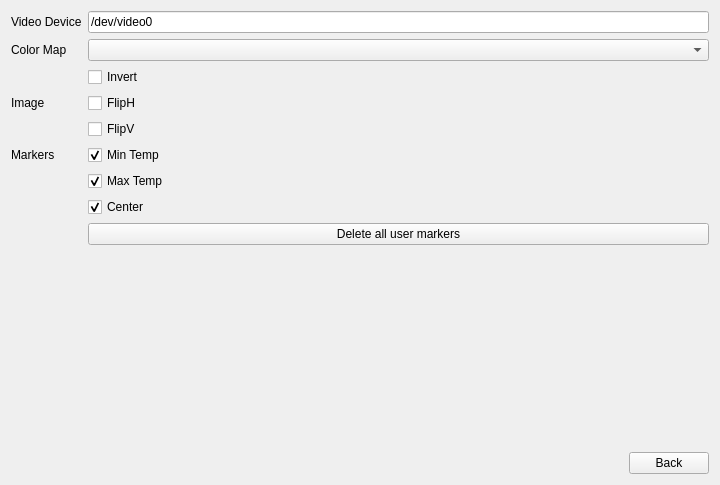
<?xml version="1.0" encoding="UTF-8"?>
<ui version="4.0">
 <class>SettingsWidget</class>
 <widget class="QWidget" name="SettingsWidget">
  <property name="geometry">
   <rect>
    <x>0</x>
    <y>0</y>
    <width>720</width>
    <height>485</height>
   </rect>
  </property>
  <property name="windowTitle">
   <string>Form</string>
  </property>
  <layout class="QVBoxLayout" name="verticalLayout">
   <item>
    <layout class="QGridLayout" name="gridLayout">
     <item row="7" column="1">
      <widget class="QCheckBox" name="enableCenterTemp">
       <property name="text">
        <string>Center</string>
       </property>
       <property name="checked">
        <bool>true</bool>
       </property>
      </widget>
     </item>
     <item row="1" column="1">
      <widget class="QComboBox" name="colormap"/>
     </item>
     <item row="0" column="1">
      <widget class="QLineEdit" name="videoDev">
       <property name="text">
        <string>/dev/video0</string>
       </property>
      </widget>
     </item>
     <item row="5" column="0">
      <widget class="QLabel" name="label_4">
       <property name="text">
        <string>Markers</string>
       </property>
      </widget>
     </item>
     <item row="0" column="0">
      <widget class="QLabel" name="label">
       <property name="text">
        <string>Video Device</string>
       </property>
      </widget>
     </item>
     <item row="3" column="1">
      <widget class="QCheckBox" name="flipH">
       <property name="text">
        <string>FlipH</string>
       </property>
      </widget>
     </item>
     <item row="6" column="1">
      <widget class="QCheckBox" name="enableMaxTemp">
       <property name="text">
        <string>Max Temp</string>
       </property>
       <property name="checked">
        <bool>true</bool>
       </property>
      </widget>
     </item>
     <item row="5" column="1">
      <widget class="QCheckBox" name="enableMinTemp">
       <property name="text">
        <string>Min Temp</string>
       </property>
       <property name="checked">
        <bool>true</bool>
       </property>
      </widget>
     </item>
     <item row="2" column="1">
      <widget class="QCheckBox" name="colorInvert">
       <property name="text">
        <string>Invert</string>
       </property>
      </widget>
     </item>
     <item row="4" column="1">
      <widget class="QCheckBox" name="flipV">
       <property name="text">
        <string>FlipV</string>
       </property>
      </widget>
     </item>
     <item row="1" column="0">
      <widget class="QLabel" name="label_2">
       <property name="text">
        <string>Color Map</string>
       </property>
      </widget>
     </item>
     <item row="8" column="1">
      <widget class="QPushButton" name="delMarkers">
       <property name="text">
        <string>Delete all user markers</string>
       </property>
      </widget>
     </item>
     <item row="3" column="0">
      <widget class="QLabel" name="label_3">
       <property name="text">
        <string>Image</string>
       </property>
      </widget>
     </item>
    </layout>
   </item>
   <item>
    <spacer name="verticalSpacer">
     <property name="orientation">
      <enum>Qt::Vertical</enum>
     </property>
     <property name="sizeHint" stdset="0">
      <size>
       <width>20</width>
       <height>162</height>
      </size>
     </property>
    </spacer>
   </item>
   <item>
    <layout class="QHBoxLayout" name="horizontalLayout">
     <item>
      <spacer name="horizontalSpacer">
       <property name="orientation">
        <enum>Qt::Horizontal</enum>
       </property>
       <property name="sizeHint" stdset="0">
        <size>
         <width>40</width>
         <height>20</height>
        </size>
       </property>
      </spacer>
     </item>
     <item>
      <widget class="QPushButton" name="closeBtn">
       <property name="text">
        <string>Back</string>
       </property>
      </widget>
     </item>
    </layout>
   </item>
  </layout>
 </widget>
 <resources/>
 <connections/>
</ui>
